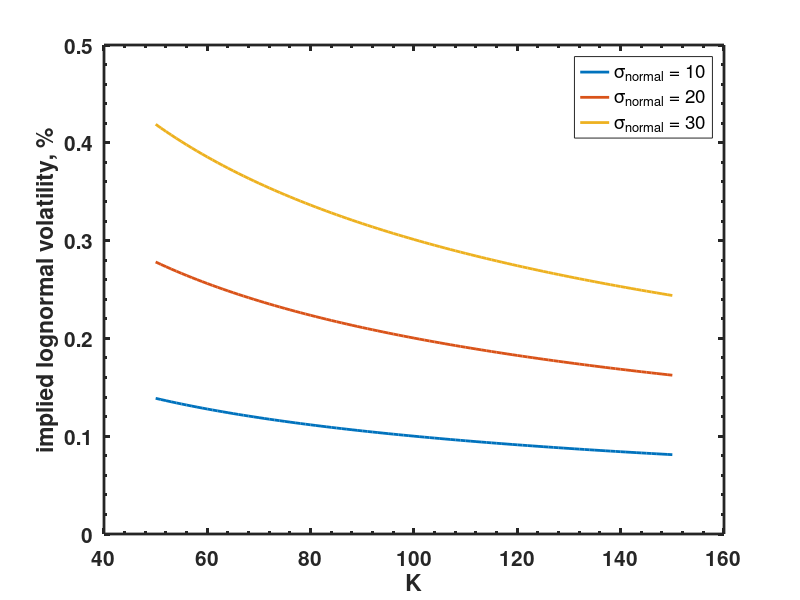

Write the MATLAB code that produced this figure. (Note: this script raises an error after producing the figure.)
clear all
close all

F = 100;
K = 50:150;

r = 0.02;
T = 1;
sigma = 10;
d1 = (F - K)./sigma/sqrt(T);

call = exp(-r*T)*((F-K).*normcdf(d1) + sigma*sqrt(T)*normpdf(d1));
volatility_noram = blsimpv(F*exp(-r*T),K,r,T,call);
h = figure(1)
plot(K,volatility_noram,'linewidth',2)
hold on


sigma = 20;
d1 = (F - K)./sigma/sqrt(T);
call = exp(-r*T)*((F-K).*normcdf(d1) + sigma*sqrt(T)*normpdf(d1));
volatility_noram = blsimpv(F*exp(-r*T),K,r,T,call);
h = figure(1)
plot(K,volatility_noram,'linewidth',2)
hold on

sigma = 30;
d1 = (F - K)./sigma/sqrt(T);
call = exp(-r*T)*((F-K).*normcdf(d1) + sigma*sqrt(T)*normpdf(d1));
volatility_noram = blsimpv(F*exp(-r*T),K,r,T,call);
h = figure(1)
plot(K,volatility_noram,'linewidth',2)
hold on

ylabel('implied lognormal volatility, %')
xlabel('K')
legend('\sigma_{normal} = 10','\sigma_{normal} = 20','\sigma_{normal} = 30','location','northeast')
set(gca,'linewidth',2,'fontsize',15,'fontweight','bold','plotboxaspectratiomode','auto','xminortick','on','yminortick','on','TickLength',[0.04;0.02]);
pbaspect([1 1 1])
set(gca,'box','on')
saveTightFigure(h,'NormalModelImpliedVolatilityDemo1.pdf')

